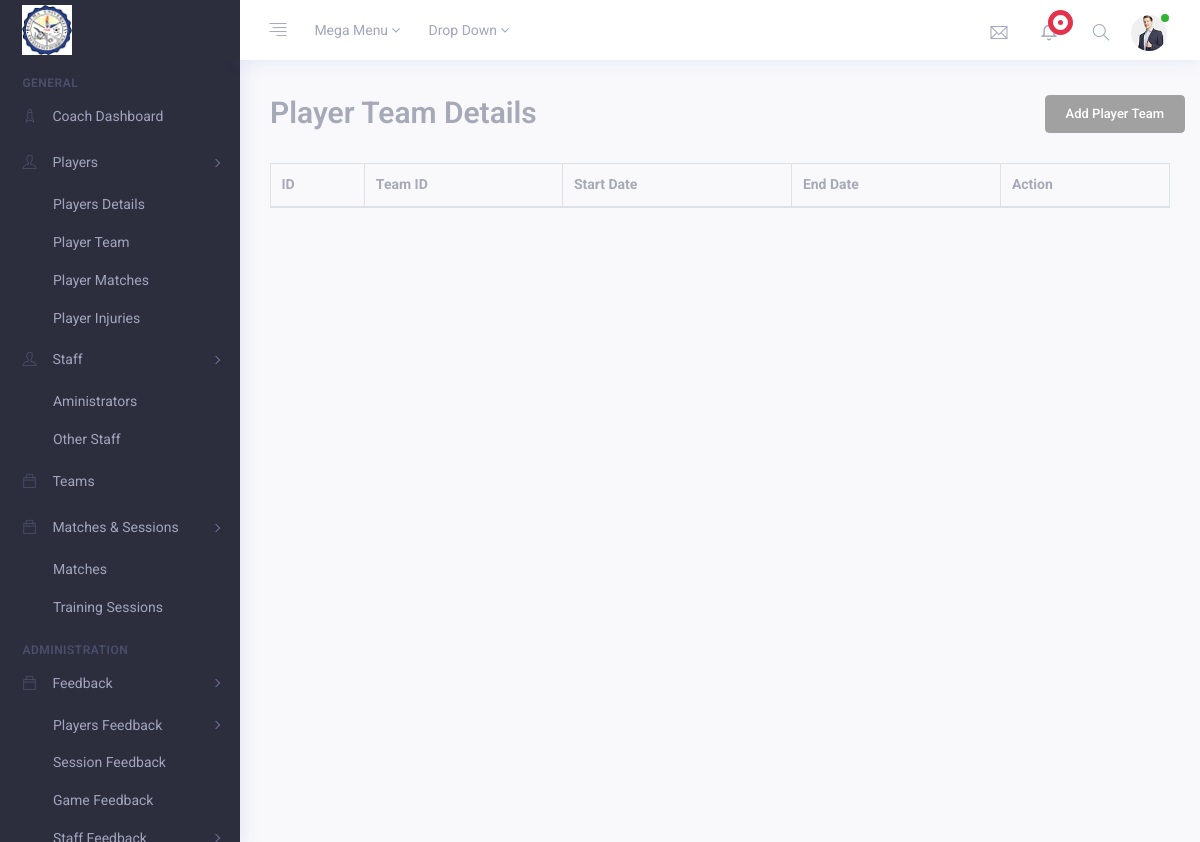
Page /coach/coach_player_team/ on the earlier database version.
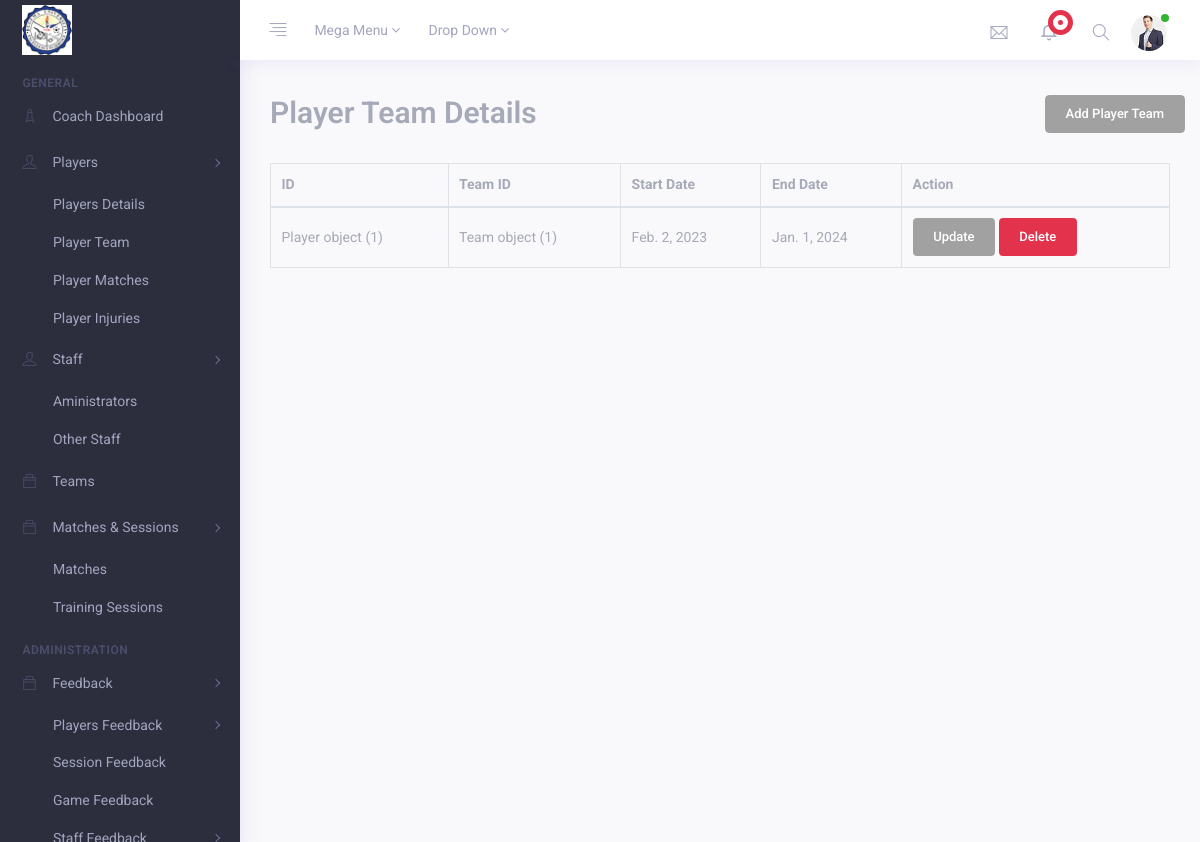
Same page on the later database version.
### administrator/models.py (models this page shows)
class PlayerTeam(models.Model):
    player_id = models.ForeignKey(Player, on_delete=models.CASCADE)
    team_id = models.ForeignKey(Team, on_delete=models.CASCADE)
    start_date = models.DateField()
    end_date = models.DateField()

class Player(models.Model):
    player_id = models.AutoField(primary_key=True)
    first_name = models.CharField(max_length=100)
    last_name = models.CharField(max_length=100)
    gender_choices = [
        ('Male', 'Male'),
        ('Female', 'Female'),
    ]
    gender = models.CharField(max_length=30, choices=gender_choices, default=None)
    dob = models.DateField()
    nationality = models.CharField(max_length=100)
    email = models.EmailField(max_length=100)
    phone_number = models.CharField(max_length=50)
    player_game_choices = [
        ('Volleyball', 'Volleyball'),
        ('Football', 'Football'),
        ('Basketball', 'Basketball'),
        ('Netball', 'Netball'),
    ]
    player_game = models.CharField(max_length=50, choices=player_game_choices, default='Volleyball')
    position = models.CharField(max_length=100)
    jersey_no = models.IntegerField()
    medical_condition = models.CharField(max_length=100)

class Team(models.Model):
    team_id = models.AutoField(primary_key=True)
    team_name = models.CharField(max_length=100)
    coach_name = models.CharField(max_length=100)
    league_choices = [
        ('National league', 'National league'),
        ('Corporate league', 'Corporate league'),
    ]
    league = models.CharField(max_length=30, choices=league_choices, default='National league')

### coach/views.py (the view)
# urls.py: path('coach_player_team/', views.coach_player_team, name="coach_player_team"),
def coach_player_team(request):
    coach_player_team = PlayerTeam.objects.all()
    return render(request, "coach_player_team.html", {'coach_player_team': coach_player_team})

### coach/templates/coach_player_team.html (shortened to what this page needs)
{% extends 'coachroot.html' %}
{% load static %}
{% block content %}
{% load crispy_forms_tags %}
<div class="container-fluid">
    <div class="row">
        <div class="col-md-12 m-b-30">
            <form method="POST" action="">
                <div class="row">
                  <div class="col-10">
                    <h2 class="text-muted">Player Team Details</h2>
                  </div>
                  <div class="col-2">
                    <a class="btn btn-lg btn-secondary" href="{% url 'coach_add_player_team' %}" role="button">Add Player Team</a>
                  </div>
              </div><br />
                <div class="display_table">
                    <table class='table table-bordered'>
                      <thead>
                        <tr>
                          <th>ID</th>
                          <th>Team ID</th>
                          <th>Start Date</th>
                          <th>End Date</th>
                          <th>Action</th>
                        </tr>
                      </thead>
                      {% for player_team in coach_player_team %}
                      <tbody>
                        <tr>
                          <td>{{ player_team.player_id }}</td>
                          <td>{{ player_team.team_id }}</td>
                          <td>{{ player_team.start_date }}</td>
                          <td>{{ player_team.end_date }}</td>
                          <td>
                              <a href="" class="btn btn-secondary">Update</a>
                              <a href="" class="btn btn-danger">Delete</a>
                          </td>
                        </tr>
                      </tbody>
                      {% endfor %}
                    </table>
            </form>
        </div>
    </div>
</div>
{% endblock content %}

Differences in the rows shown:
added PlayerTeam: player_id "Player object (1)", team_id "Team object (1)", start_date "Feb. 2, 2023", end_date "Jan. 1, 2024"
